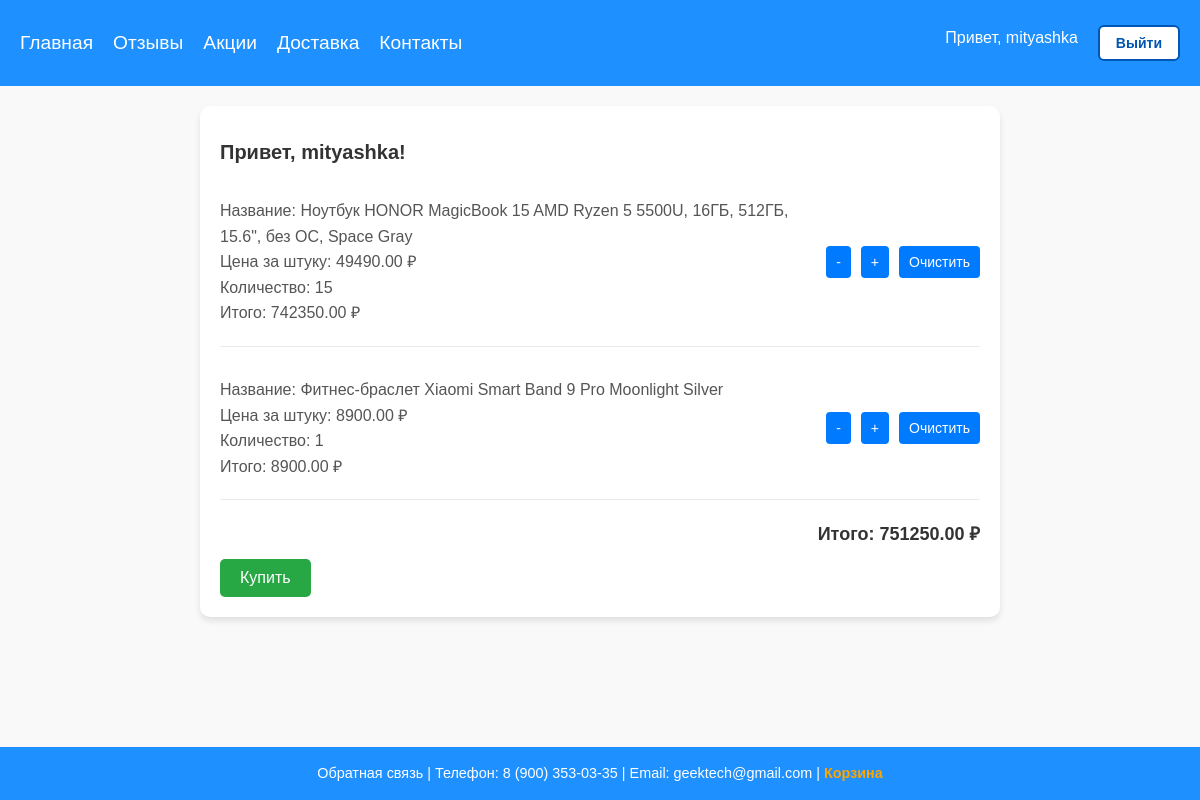
The page /geektech/cart/ (signed in) on the database its author committed.
### shopapp/models.py (models this page shows, shortened)
class Cart(models.Model):
    user = models.ForeignKey(User, on_delete=models.CASCADE)
    product = models.ForeignKey(Product, on_delete=models.CASCADE)
    quantity = models.PositiveIntegerField(default=0)
    created_timestamp = models.DateTimeField(auto_now_add=True)

class Product(models.Model):
    product_name = models.CharField(max_length=100)
    manufacturer = models.CharField(max_length=80)
    price = models.DecimalField(max_digits=10, decimal_places=2)
    description = models.TextField()
    images = models.ManyToManyField(ProductImage, blank=True, related_name='products')
    preview = models.ImageField(upload_to='products/previews/', blank=True, null=True)
    created_at = models.DateTimeField(auto_now_add=True)
    updated_at = models.DateTimeField(auto_now=True)
    discount = models.DecimalField(max_digits=5, decimal_places=2, default=0.00)
    stock_quantity = models.PositiveIntegerField(default=0)
    category = models.ForeignKey(Category, on_delete=models.CASCADE, related_name="products")

### shopapp/views.py (the view)
# urls.py: path('cart/', cart_view, name='cart'),
@login_required
def cart_view(request: HttpRequest):
    cart_items = Cart.objects.filter(user=request.user)
    total_price = sum(item.product.price * item.quantity for item in cart_items)
    for item in cart_items:
        item.total_price = item.quantity * item.product.price
    return render(request, 'cart.html', {'cart_items': cart_items, 'total_price': total_price})

### shopapp/templates/cart.html (shortened to what this page needs)
{% extends 'base.html' %}
{% block additional_styles %}
    {% load static %}
    <link rel="stylesheet" href="{% static 'css/base.css' %}">
    <link rel="stylesheet" href="{% static 'css/cart.css' %}">
{% endblock %}
{% block main %}
<div class="cart-container">
    <div>Привет, {{ user.username }}!</div>
    {% if not cart_items %}
        <p class="cart-empty">Твоя корзина пуста</p>
    {% else %}
        {% for item in cart_items %}
            <div class="cart-item">
                <div>
                    <p>Название: {{ item.product.product_name }}</p>
                    <p>Цена за штуку: {{ item.product.price }} ₽</p>
                    <p>Количество: {{ item.quantity }}</p>
                    <p>Итого: {{ item.total_price }} ₽</p>
                </div>
                <div class="cart-item-actions">
                    <a href="{% url 'shopapp:cart-decrease' item.product.id %}">-</a>
                    <a href="{% url 'shopapp:cart-add' item.product.id %}">+</a>
                    <a href="{% url 'shopapp:cart-delete' item.id %}">Очистить</a>
                </div>
            </div>
        {% endfor %}
        <div class="cart-total">
            <p>Итого: {{ total_price }} ₽</p>
        </div>
        <form id="order-form" method="POST" action="{% url 'shopapp:order-create' %}">
            <button type="submit">Купить</button>
        </form>
    {% endif %}
</div>
{% endblock %}

### shopapp/templates/base.html (shortened to what this page needs)
<!DOCTYPE html>
<html lang="ru">
<head>
    {% load static %}
    <link rel="stylesheet" href="{% static 'css/base.css' %}">
    {% block additional_styles %}
    {% endblock %}
</head>
<body>
    <header>
        <div class="menu">
            <a href="{% url 'shopapp:index' %}">Главная</a>
            <a href="{% url 'shopapp:reviews' %}">Отзывы</a>
            <a href="{% url 'shopapp:promotions' %}">Акции</a>
            <a href="{% url 'shopapp:delivery' %}">Доставка</a>
            <a href="{% url 'shopapp:contacts' %}">Контакты</a>
        </div>
        <div class="log-reg-menu">
            {% if user.is_authenticated %}
                <a href="{% url 'users:profile' %}">Привет, {{ user.username }}</a>
                <form action="{% url 'logout' %}" method="post">
                    <button type="submit" class="btn-logout">Выйти</button>
                </form>
            {% else %}
                <a href="{% url 'users:profile' %}">Войти</a>
                <a href="{% url 'users:register' %}">Регистрация</a>
            {% endif %}
        </div>
    </header>
    <main>
        {% block main %}{% endblock %}
    </main>
    <footer>
        <div class="footer-content">
            <span>Обратная связь | Телефон: 8 (900) 353-03-35 | Email: geektech@gmail.com | <a href="{% url 'shopapp:cart' %}">Корзина</a></span>
        </div>
    </footer>
</body>
</html>

### shopapp/static/css/base.css (style rules this page uses)
* { margin: 0; padding: 0; box-sizing: border-box; }
body { font-family: Arial, sans-serif; background-color: #f0f8ff; color: #333; line-height: 1.6; display: flex; flex-direction: column; min-height: 100vh; }
main { flex-grow: 1; }
header { background-color: #1e90ff; color: white; padding: 15px 20px; display: flex; justify-content: space-between; align-items: center; }
header .menu { display: flex; gap: 20px; font-size: 1.2em; }
header .menu a { color: white; text-decoration: none; }
header .log-reg-menu { display: flex; gap: 20px; }
header .log-reg-menu a { color: white; text-decoration: none; }
footer { background-color: #1e90ff; color: white; text-align: center; padding: 5px 20px; margin-top: auto; }
.footer-content { font-size: 0.9em; }
.footer-content a { color: #ffa500; text-decoration: none; font-weight: bold; }
.btn-logout { background-color: #ffffff; color: #0056b3; border: 2px solid #0056b3; border-radius: 6px; padding: 8px 16px; font-size: 14px; font-weight: bold; cursor: pointer; transition: all 0.3s ease; }

### users/static/css/cart.css (style rules this page uses)
body { background-color: #f9f9f9; font-family: Arial, sans-serif; }
div { margin: 10px 0; }
.cart-container { max-width: 800px; margin: 20px auto; background-color: #fff; box-shadow: 0 4px 6px rgba(0, 0, 0, 0.1); border-radius: 10px; padding: 20px; }
.cart-container > div:first-child { font-size: 20px; color: #333; font-weight: bold; }
.cart-item { display: flex; justify-content: space-between; align-items: center; border-bottom: 1px solid #eaeaea; padding: 10px 0; }
.cart-item p { margin: 0; font-size: 16px; color: #555; }
.cart-item-actions { display: flex; gap: 10px; }
.cart-item-actions a { text-decoration: none; background-color: #007bff; color: white; border-radius: 4px; padding: 5px 10px; font-size: 14px; transition: background-color 0.3s; }
.cart-total { text-align: right; font-size: 18px; margin-top: 20px; font-weight: bold; color: #333; }
button { background-color: #28a745; color: white; border: none; border-radius: 5px; padding: 10px 20px; font-size: 16px; cursor: pointer; transition: background-color 0.3s; }

### rows shown on the page
Cart: product.product_name "Ноутбук HONOR MagicBook 15 AMD Ryzen 5 5500U, 16ГБ, 512ГБ, 15.6\", без ОС, Space Gray", product.price "49490.00", quantity "15", total_price "742350.00"
Cart: product.product_name "Фитнес-браслет Xiaomi Smart Band 9 Pro Moonlight Silver", product.price "8900.00", quantity "1", total_price "8900.00"

### other values the page prints
{{ user.username }} "mityashka"
{{ total_price }} "751250.00"
